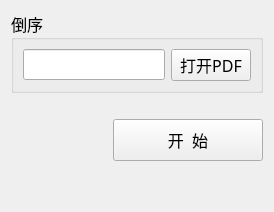
      <widget class="QWidget" name="reverse">
       <layout class="QVBoxLayout" name="verticalLayout_2">
        <item>
         <widget class="QGroupBox" name="groupBox_4">
          <property name="font">
           <font>
            <family>MiSans</family>
            <pointsize>12</pointsize>
            <weight>50</weight>
            <bold>false</bold>
           </font>
          </property>
          <property name="title">
           <string>倒序</string>
          </property>
          <layout class="QHBoxLayout" name="horizontalLayout_2" stretch="0,0">
           <item>
            <widget class="MyLineEdit" name="lineEdit_reverse">
             <property name="font">
              <font>
               <family>MiSans</family>
               <pointsize>12</pointsize>
              </font>
             </property>
            </widget>
           </item>
           <item>
            <widget class="QPushButton" name="btn_reverse">
             <property name="font">
              <font>
               <family>MiSans</family>
               <pointsize>12</pointsize>
              </font>
             </property>
             <property name="text">
              <string>打开PDF</string>
             </property>
            </widget>
           </item>
          </layout>
         </widget>
        </item>
        <item>
         <spacer name="verticalSpacer_4">
          <property name="orientation">
           <enum>Qt::Vertical</enum>
          </property>
          <property name="sizeType">
           <enum>QSizePolicy::Fixed</enum>
          </property>
          <property name="sizeHint" stdset="0">
           <size>
            <width>20</width>
            <height>20</height>
           </size>
          </property>
         </spacer>
        </item>
        <item>
         <layout class="QHBoxLayout" name="horizontalLayout_6" stretch="3,1">
          <item>
           <spacer name="horizontalSpacer_3">
            <property name="orientation">
             <enum>Qt::Horizontal</enum>
            </property>
            <property name="sizeHint" stdset="0">
             <size>
              <width>40</width>
              <height>20</height>
             </size>
            </property>
           </spacer>
          </item>
          <item>
           <widget class="QPushButton" name="btn_reverse_1">
            <property name="minimumSize">
             <size>
              <width>150</width>
              <height>42</height>
             </size>
            </property>
            <property name="font">
             <font>
              <family>MiSans</family>
              <pointsize>12</pointsize>
              <weight>50</weight>
              <bold>false</bold>
             </font>
            </property>
            <property name="text">
             <string>开  始</string>
            </property>
           </widget>
          </item>
         </layout>
        </item>
        <item>
         <spacer name="verticalSpacer_3">
          <property name="orientation">
           <enum>Qt::Vertical</enum>
          </property>
          <property name="sizeHint" stdset="0">
           <size>
            <width>20</width>
            <height>40</height>
           </size>
          </property>
         </spacer>
        </item>
       </layout>
      </widget>
